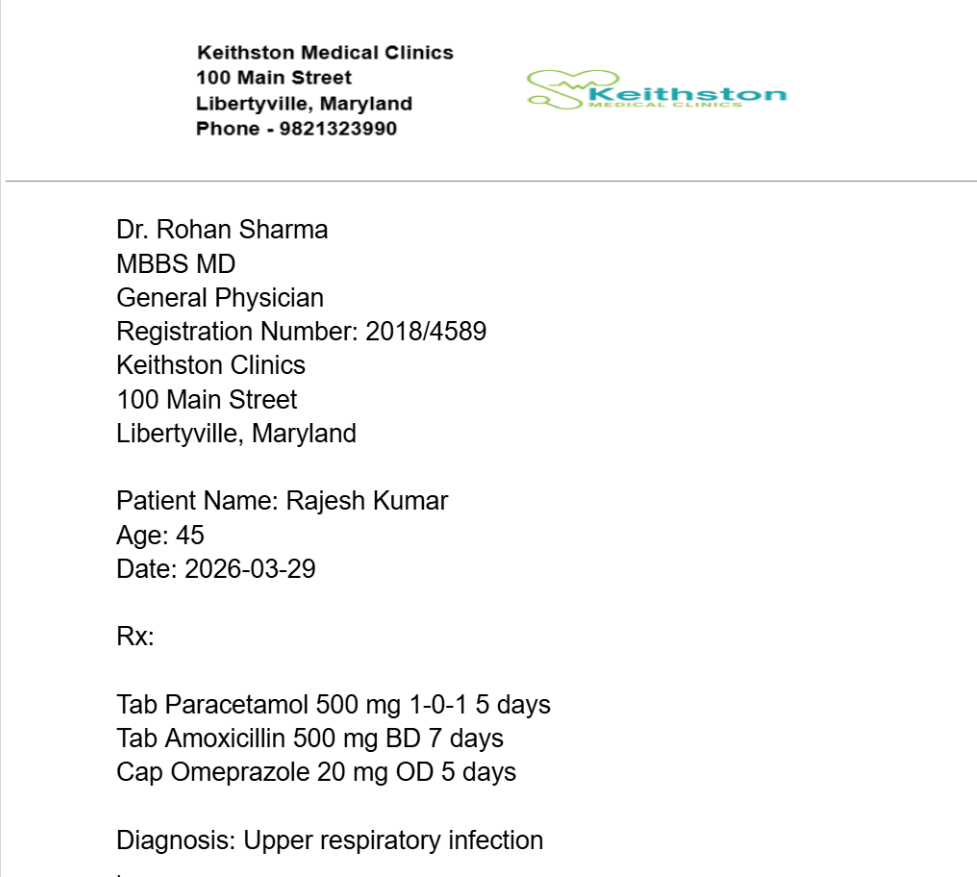
#> input picture prescription-ocr/test_images/test_prescription.png, 977 x 877 px
$ python -i image_processor.py   (imports and definitions only)
#> lines starting #> are read from the running program, lines starting #| are printed output that depends on the picture; after the words box and inside, x2 and y2 are one past the last pixel; in counts of white or black regions, pixels touching at a corner belong together
import cv2
import numpy as np
from PIL import Image
import io

class ImageProcessor:
    def __init__(self):
        self.debug_mode = False

    def preprocess(self, image_input):
#> called with image_input = '../test_images/test_prescription.png'
        if isinstance(image_input, str):
            img = cv2.imread(image_input)
#> img is the input picture: shape (877, 977, 3); mean B, G, R 246.7, 246.8, 246.6
        elif isinstance(image_input, bytes):
            img = cv2.imdecode(np.frombuffer(image_input, np.uint8), cv2.IMREAD_COLOR)
        elif isinstance(image_input, Image.Image):
            img = cv2.cvtColor(np.array(image_input), cv2.COLOR_RGB2BGR)
        else:
            img = image_input

        if img is None:
            raise ValueError("Could not load image")

        original = img.copy()

        img = self._resize_image(img)
        img = self._denoise(img)
        img = self._correct_skew(img)
        img = self._enhance_contrast(img)
        img = self._binarize(img)

        return img, original

    def _resize_image(self, img, max_width=2000):
#> called with max_width = 2000
        height, width = img.shape[:2]
#> height = 877; width = 977

        if width > max_width:
            scale = max_width / width
            new_width = max_width
            new_height = int(height * scale)
            img = cv2.resize(img, (new_width, new_height), interpolation=cv2.INTER_AREA)

        return img

    def _denoise(self, img):
        if len(img.shape) == 2:
            img = cv2.cvtColor(img, cv2.COLOR_GRAY2BGR)
        return cv2.fastNlMeansDenoisingColored(img, None, 10, 10, 7, 21)

    def _correct_skew(self, img):
        gray = cv2.cvtColor(img, cv2.COLOR_BGR2GRAY)
        edges = cv2.Canny(gray, 50, 150, apertureSize=3)
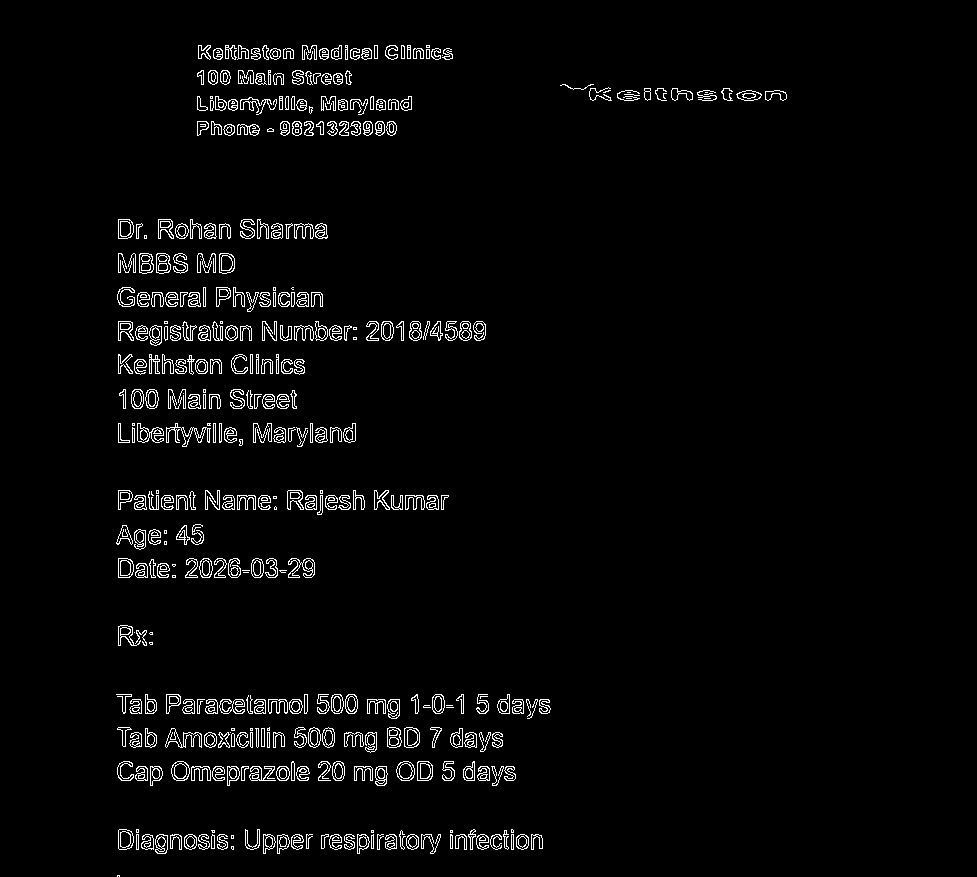
#> edges: shape (877, 977); 3% white in thin lines or dots, all inside (x1, y1, x2, y2) = (116, 45, 787, 877)
        lines = cv2.HoughLines(edges, 1, np.pi/180, 200)
#> lines = [[780, 1.57]]

        if lines is not None and len(lines) > 0:
            angles = []
            for line in lines[:10]:
                rho, theta = line[0]
                angle = np.degrees(theta) - 90
                angles.append(angle)
#> this loop made 1 pass
#> (rho, theta, angle) on pass 1: (780, 1.57, 0)
#> after the loop, angles = [0]

            median_angle = np.median(angles)
#> median_angle = 0

            if abs(median_angle) > 0.5 and abs(median_angle) < 45:
                height, width = img.shape[:2]
                center = (width // 2, height // 2)
                rotation_matrix = cv2.getRotationMatrix2D(center, median_angle, 1.0)
                img = cv2.warpAffine(img, rotation_matrix, (width, height),
                                         flags=cv2.INTER_CUBIC,
                                         borderMode=cv2.BORDER_REPLICATE)
        return img

    def _enhance_contrast(self, img):
        if len(img.shape) == 2:
            img = cv2.cvtColor(img, cv2.COLOR_GRAY2BGR)
        lab = cv2.cvtColor(img, cv2.COLOR_BGR2LAB)
#> lab: shape (877, 977, 3); mean of channels 0, 1, 2 246.2, 127.9, 128
        l, a, b = cv2.split(lab)
        clahe = cv2.createCLAHE(clipLimit=2.0, tileGridSize=(8,8))
        l = clahe.apply(l)
        enhanced = cv2.merge([l, a, b])
#> enhanced: shape (877, 977, 3); mean of channels 0, 1, 2 246, 127.9, 128
        enhanced = cv2.cvtColor(enhanced, cv2.COLOR_LAB2BGR)

        return enhanced

    def _binarize(self, img):
        gray = cv2.cvtColor(img, cv2.COLOR_BGR2GRAY)
        binary = cv2.adaptiveThreshold(
                gray, 255,
                cv2.ADAPTIVE_THRESH_GAUSSIAN_C,
                cv2.THRESH_BINARY,
                11, 2
            )
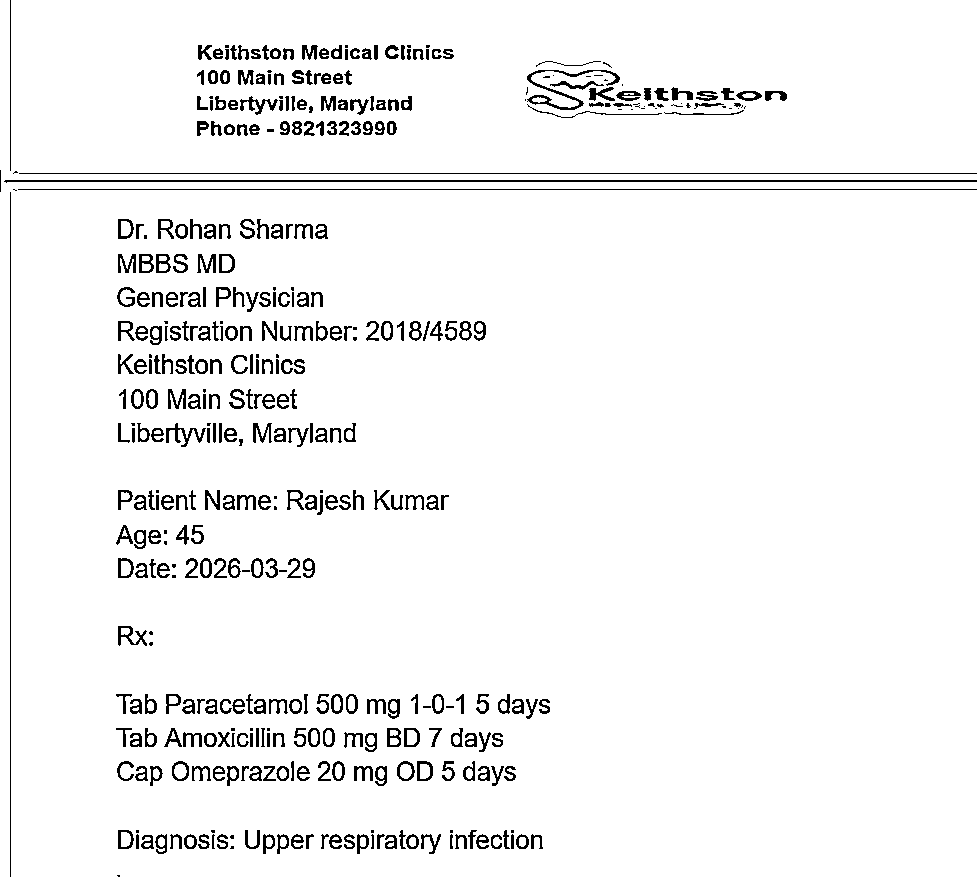
#> binary: shape (877, 977); 95.5% white; black in thin lines or dots

        return binary

>>> result = ImageProcessor().preprocess('../test_images/test_prescription.png')
